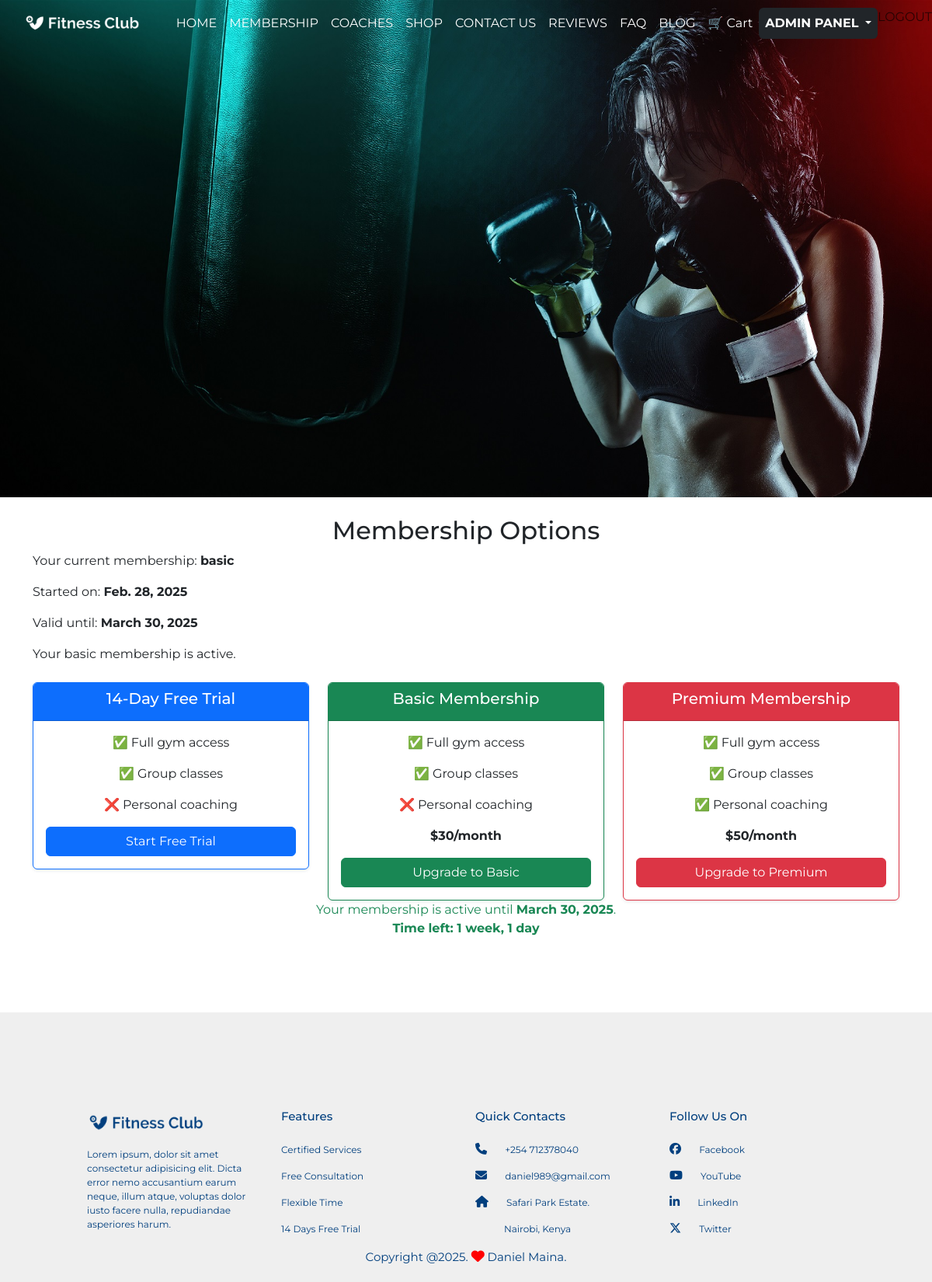
Before: /members/membership/ (signed in) with the older database file.
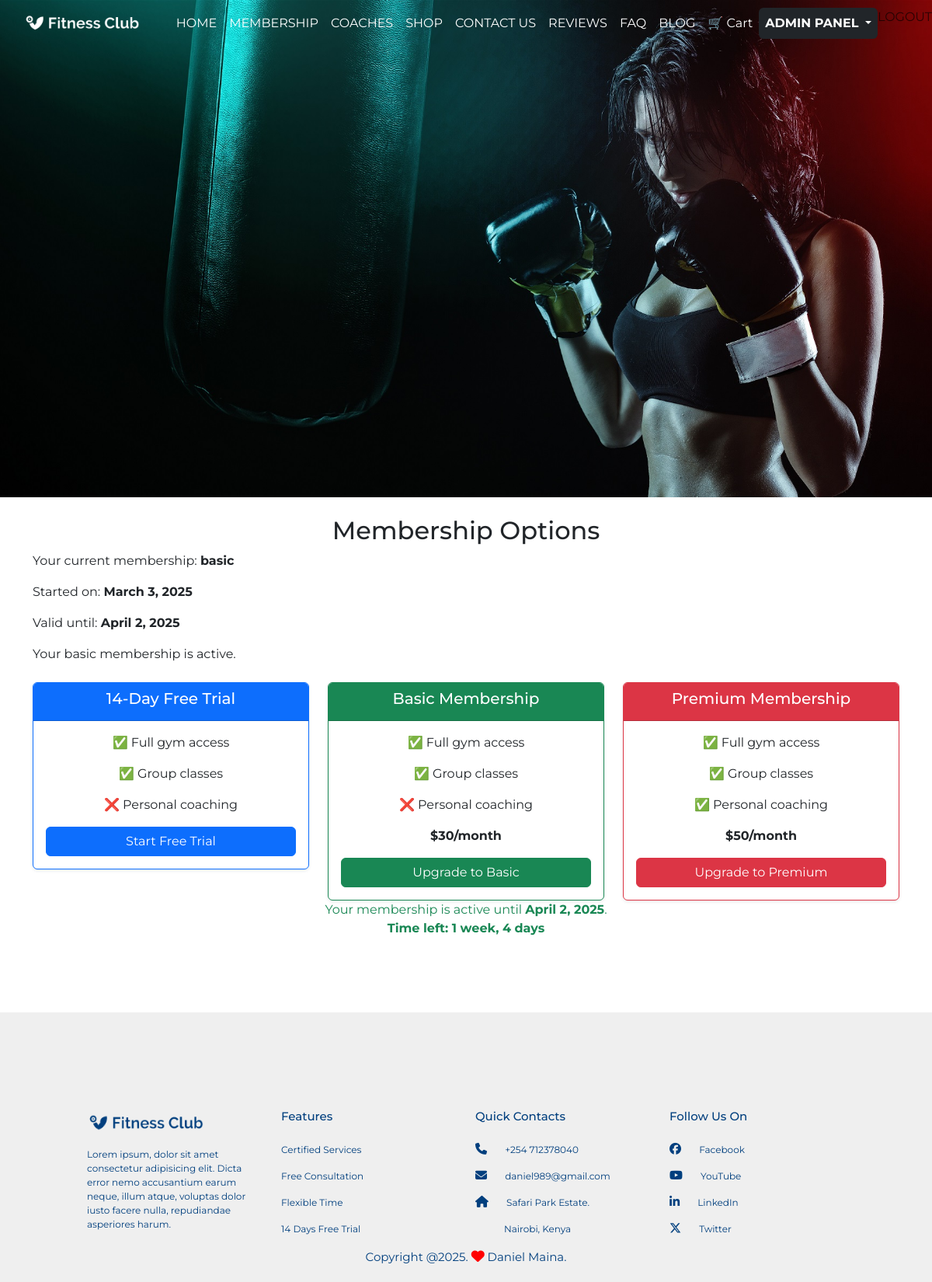
After: the same page with the newer database file.
### members/models.py (models this page shows, shortened)
class Membership(models.Model):
    MEMBERSHIP_CHOICES = [
        ('trial', 'Trial'),
        ('basic', 'Basic'),
        ('premium', 'Premium'),
    ]
    STATUS_CHOICES = [
        ("pending", "Pending"),
        ("active", "Active"),
        ("expired", "Expired"),
    ]
    user = models.OneToOneField(User, on_delete=models.CASCADE)
    email = models.EmailField(max_length=255, blank=True, null=True)
    full_name = models.CharField(max_length=255, blank=True, null=True)
    phone_number = models.CharField(max_length=20, blank=True, null=True)
    membership_type = models.CharField(max_length=10, choices=MEMBERSHIP_CHOICES, default='trial')
    status = models.CharField(max_length=10, choices=STATUS_CHOICES, default="pending")
    start_date = models.DateField(auto_now_add=True)
    end_date = models.DateField(null=True, blank=True)

### members/views.py (the view)
# urls.py: path('membership/', views.MembershipPageView.as_view(), name='membership_page'),
class MembershipPageView(TemplateView):
    template_name = "members/membership_page.html"
    def dispatch(self, request, *args, **kwargs):
        user = request.user
        membership = Membership.objects.filter(user=user).first()
        if membership and membership.membership_type == "trial" and membership.end_date <= now().date():
            return redirect("members:upgrade_membership")  # Redirect user if trial expired
        return super().dispatch(request, *args, **kwargs)
    def get_context_data(self, **kwargs):
        context = super().get_context_data(**kwargs)
        context["membership"] = Membership.objects.filter(user=self.request.user).first()
        context["today"] = now().date()
        return context

### cart/context_processors.py (called while the page is built)
def cart_count(request):
    count = 0
    if request.user.is_authenticated:
        count = CartItem.objects.filter(cart__user=request.user).count()
    else:
        cart = request.session.get("cart", {})
        count = sum(item["quantity"] for item in cart.values())
    return {"cart_count": count}

### members/templates/members/membership_page.html (shortened to what the changed rows need)
{% extends "base.html" %}
{% load static %}
{% block main_content %}
<div class="container">
    <h2 class="text-center mt-4">Membership Options</h2>
    {% if membership %}
    <p>Your current membership: <strong>{{ membership.membership_type }}</strong></p>
    <p>Started on: <strong>{{ membership.start_date }}</strong></p>
    <p>Valid until: <strong>{{ membership.end_date }}</strong></p>
    {% if membership.membership_type == "trial" %}
    {% if trial_expired %}
    <p class="text-danger">
        Your free trial has ended. Upgrade to
        <a href="{% url 'members:subscribe_membership' 'basic' %}" class="fw-bold">Basic</a> or
        <a href="{% url 'members:subscribe_membership' 'premium' %}" class="fw-bold">Premium</a>.
    </p>
    {% else %}
    <p class="text-warning">
        Your free trial is active.
        It started on <strong>{{ membership.start_date }}</strong>
        and will expire on <strong>{{ membership.end_date }}</strong>.
        <br>
        <strong>Time left: {{ membership.end_date|timeuntil }}</strong>
    </p>
    {% endif %}
    {% elif membership.membership_type == "basic" %}
    <p>Your basic membership is active.</p>
    {% elif membership.membership_type == "premium" %}
    <p>Your premium membership is active.</p>
    {% endif %}
    {% else %}
    <p>You do not have an active membership. <a href="{% url 'members:trial_signup' %}">Sign up here</a>.</p>
    {% endif %}
    <div class="row mt-4">
        {% if membership and membership.end_date %}
        {% if membership.end_date <= today %} <div class="text-center mt-4">
            <a href="{% url 'members:renew_membership' %}" class="btn btn-warning">Renew Membership</a>
    </div>
    {% else %}
    <p class="text-success text-center">
        Your membership is active until <strong>{{ membership.end_date }}</strong>.
        <br>
        <strong>Time left: {{ membership.end_date|timeuntil }}</strong>
    </p>
    {% endif %}
    {% endif %}
</div>
{% endblock %}

Changed rows visible on the page:
changed Membership "basic": start_date "Feb. 28, 2025" → "March 3, 2025"; end_date "March 30, 2025" → "April 2, 2025"; end_date "1 week, 1 day" → "1 week, 4 days"
